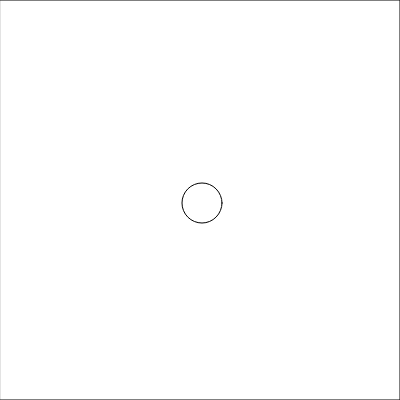
Frame 1 (no input)
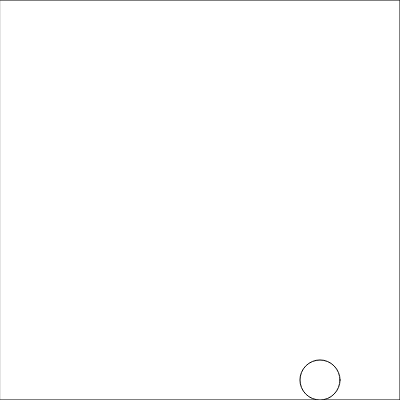
Frame 60 (no input)
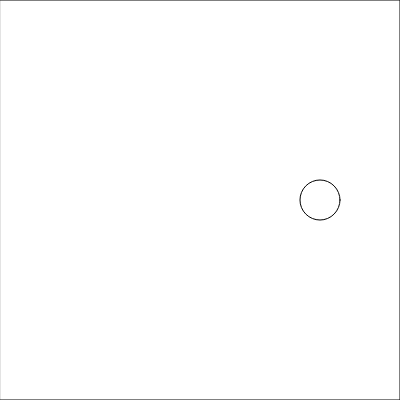
Frame 120 (the mouse pressed at the canvas centre since frame 60)

The p5.js sketch that drew these frames (run headless with seeded random() and noise() and a simulated clock; from frame 60 on, the mouse is pressed at the canvas centre):

// p5.js sketch
// ── sketch.js
// Chris Lawrie | April 13th 2024
// simply a ball bouncing around a box :)

let x, y;
let dx = 2;
let dy = 3;
let radius = 20;
let squareSize = 400;

function setup() {
  createCanvas(squareSize, squareSize);
  x = width / 2;
  y = height / 2;
}

function draw() {
  background(255);

  // Update position
  x += dx;
  y += dy;

  // Check boundaries
  if (x + radius >= width || x - radius <= 0) {
    dx *= -1;
  }
  if (y + radius >= height || y - radius <= 0) {
    dy *= -1;
  }

  // Draw square
  rect(0, 0, squareSize, squareSize);

  // Draw ball
  ellipse(x, y, radius * 2);
}
